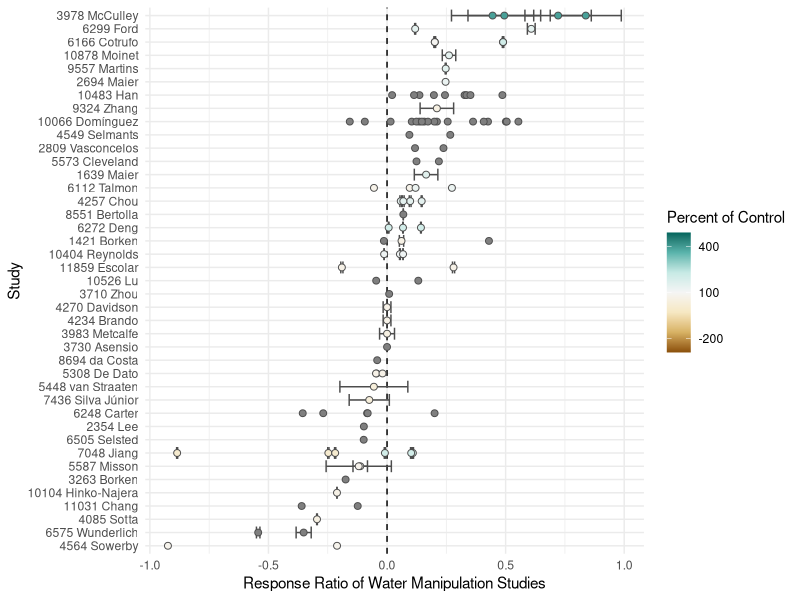
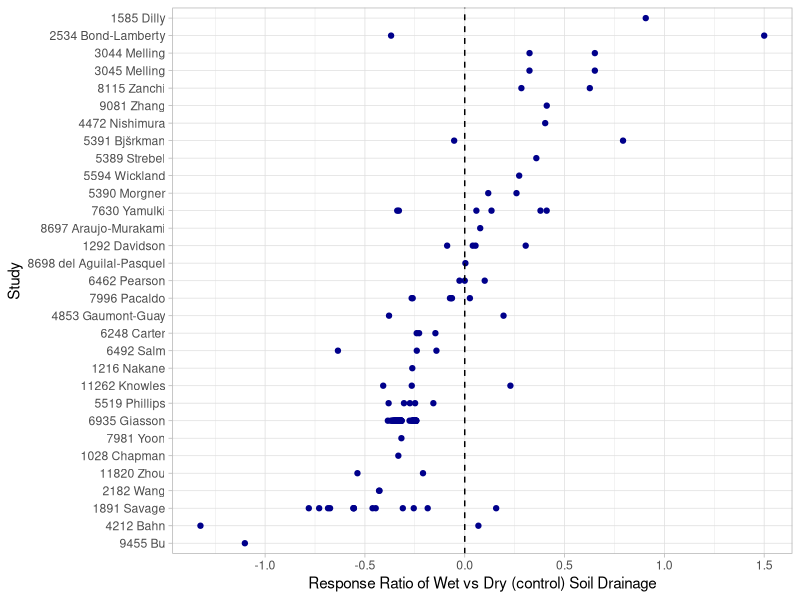

These figures' R source, in order:
## ---- chunk 1
# Load packages
library(readr)
library(dplyr)
library(tidyr)
library(ggplot2)
library(kableExtra)
library(forcats)

# test change

# Read in SRDB
srdb_raw <- read_csv("./rs/srdb-data.csv")
srdb_raw %>% 
  select(Study_number, Record_number, Author, Study_midyear, Latitude, Ecosystem_type, 
         Manipulation, Manipulation_level, Meas_method, Soil_type,
         Rs_annual, Soil_drainage, Elevation) -> srdb

## ---- chunk 2

# Filter for studies with water manipulations
grep_string <- "^(Irrigat[a-z]*|Drought|Precipitation amount change)$"
srdb %>% 
  # Studies with manipulations that start with "Irrigat" or "Drought" or are "Precipitation amount change"
  filter(grepl(grep_string, Manipulation, ignore.case = TRUE)) %>% 
  distinct(Study_number) %>% 
  left_join(srdb, by = "Study_number") %>%
  # Filter for rows with control and irrigation rows
  group_by(Study_number) %>% 
  filter(Manipulation == "None" |
           grepl(grep_string, Manipulation, ignore.case = TRUE))  -> water_manipulations

# Summarise and count the number of studies
water_manipulations %>% 
  group_by(Ecosystem_type) %>% 
  summarise(n_studies = length(unique(Study_number)), .groups = "drop") %>% 
  mutate(M_Type = "Water manipulation") %>% 
  arrange(desc(n_studies)) %>% 
  rename(Ecosystem_Type = Ecosystem_type) %>% 
  select(M_Type, Ecosystem_Type, n_studies) -> wm_summary

# Make table display
kable(wm_summary) %>% kable_styling(full_width = FALSE)

# Summary table
water_manipulations %>% 
  filter(Ecosystem_type %in% c("Forest", "Grassland", "Agriculture")) %>%
  group_by(Ecosystem_type, Manipulation, Manipulation_level) %>% 
  summarise(n_obs = n(), .groups = "drop")

# Read in extra (non-SRDB) data on N, treatment level, Rs s.d., and merge in
# This is the google sheet, directly downloaded
read_csv("rs/Variance and N - Water manipulations.csv", skip = 2, col_types = "iicdcccdcccdddddddc") %>% 
  select(Record_number, N, SD_Rs_annual, Percent_control) %>% 
  right_join(water_manipulations, by = "Record_number") ->
  water_manipulations

# Isolate control row (manipulation of "None") and use that to compute response ratio
water_manipulations %>% 
  filter(Manipulation == "None") %>% 
  # Some studies have more than one site; latitude is a proxy for site here
  group_by(Study_number, Ecosystem_type, Study_midyear, Latitude, Meas_method, Soil_type) %>% 
  summarise(Rs_none = mean(Rs_annual, na.rm = TRUE),
            Rs_SD_none = mean(SD_Rs_annual, na.rm = TRUE),
            N_none = mean(N, na.rm = TRUE), .groups = "drop") %>% 
  filter(!is.na(Rs_none)) %>% 
  left_join(water_manipulations, by = c("Study_number", "Ecosystem_type",
                                        "Study_midyear", "Latitude", "Meas_method", "Soil_type")) %>% 
  mutate(rr = log(Rs_annual / Rs_none), 
         rr_var = SD_Rs_annual ^ 2 / (N * Rs_annual ^ 2) + 
           Rs_SD_none ^ 2 / (N_none * Rs_none ^ 2),  # Eq. 1 in Hedges (1999)
         Study = paste(Study_number, Author)) %>% 
  filter(Manipulation != "None", !is.na(rr)) ->
  wm_response_ratios

limit <- max(abs(wm_response_ratios$Percent_control), na.rm = TRUE) * c(-1, 1) + 100 

ggplot(wm_response_ratios, aes(x = rr, y = fct_reorder(Study, rr), fill = Percent_control)) + 
  geom_vline(xintercept = 0, linetype = "dashed") + 
  geom_errorbarh(aes(xmin = rr - rr_var, xmax = rr + rr_var), color = "grey30", na.rm = TRUE) +
  geom_point(shape = 21, size = 2, colour = "grey30") +
  labs(x = "Response Ratio of Water Manipulation Studies", y = "Study", fill = "Percent of Control") +
  theme_minimal() +
  scale_fill_distiller(palette = "BrBG", direction = 1, limit = limit, 
                       breaks = c(-200, 100, 400), labels = c(-200,100,400))
  
## ---- chunk 3

drainage <- c("Dry", "Wet")
# Need studies that have BOTH dry and wet drainage 

srdb %>%   
  group_by(Study_number) %>% 
  filter(grepl(paste(drainage, collapse = "|"), x = Soil_drainage)) %>% 
  # Count the number of unique soil drainage types per study 
  summarise(n_drain = length(unique(Soil_drainage)), .groups = "drop") %>% 
  # We only want studies with 2 or more soil drainage types
  filter(n_drain > 1) %>% 
  left_join(srdb, by = "Study_number") -> drainage_type

drainage_type %>% 
  group_by(Ecosystem_type) %>% 
  summarise(n_studies = length(unique(Study_number)), .groups = "drop") %>% 
  mutate(M_Type = "Soil drainage") %>% 
  arrange(desc(n_studies)) %>% 
  rename(Ecosystem_Type = Ecosystem_type) %>% 
  select(M_Type, Ecosystem_Type, n_studies) -> drain_summary

kable(drain_summary) %>% kable_styling(full_width = FALSE)

drainage_type %>% 
  filter(Ecosystem_type %in% c("Forest", "Grassland", "Agriculture")) %>% 
  group_by(Ecosystem_type, Soil_drainage) %>% 
  summarise(n_obs = n(), .groups = "drop")

# Isolate soil "wet" row and use that as 'treatment' to compute response ratio
drainage_type %>% 
  filter(Manipulation == "None", Soil_drainage == "Wet") %>% 
  group_by(Study_number, Ecosystem_type, Study_midyear) %>% 
  summarise(Rs_wet = mean(Rs_annual, na.rm = TRUE), .groups = "drop") %>% 
  filter(!is.na(Rs_wet)) %>% 
  left_join(drainage_type, by = c("Study_number", "Ecosystem_type", "Study_midyear")) %>% 
  filter(Soil_drainage == "Dry") %>% 
  mutate(rr = log(Rs_wet / Rs_annual), 
         Study = paste(Study_number, Author)) -> drainage_resp

  ggplot(drainage_resp, aes(x = rr, y = fct_reorder(Study, rr))) + 
    geom_point(colour = "darkblue") + 
    geom_vline(xintercept = 0, linetype = "dashed") + 
    labs(x = "Response Ratio of Wet vs Dry (control) Soil Drainage", y = "Study") +
    theme_light()

## ---- chunk 4

# We only want to see the number of studies for forest ecosystems 

bind_rows(wm_summary, drain_summary) %>% 
  filter(Ecosystem_Type == "Forest") %>% kable() %>% kable_styling(full_width = FALSE)

water_manipulations %>% 
  bind_rows(drainage_type) %>%
  ungroup %>% 
  filter(Ecosystem_type %in% c("Forest", "Grassland", "Agriculture")) %>% 
  group_by(Ecosystem_type, Manipulation) %>% 
  summarise(n_Rs_annual = length(!is.na(Rs_annual)), .groups = "drop") %>% 
  arrange(desc(n_Rs_annual)) %>% 
  kable() %>% kable_styling(full_width = FALSE)
